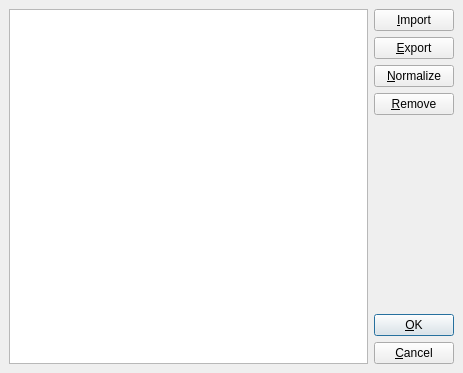
<ui version="4.0" >
 <class>pqColorPresetDialog</class>
 <widget class="QDialog" name="pqColorPresetDialog" >
  <property name="geometry" >
   <rect>
     <x>0</x>
     <y>0</y>
     <width>463</width>
     <height>373</height>
   </rect>
  </property>
  <property name="windowTitle" >
   <string>Preset Color Scales</string>
  </property>
  <layout class="QGridLayout" >
   <property name="margin" >
    <number>9</number>
   </property>
   <property name="spacing" >
    <number>6</number>
   </property>
   <item row="2" column="1" >
    <widget class="QPushButton" name="NormalizeButton" >
     <property name="text" >
      <string>&amp;Normalize</string>
     </property>
    </widget>
   </item>
   <item row="3" column="1" >
    <widget class="QPushButton" name="RemoveButton" >
     <property name="text" >
      <string>&amp;Remove</string>
     </property>
    </widget>
   </item>
   <item row="4" column="1" >
    <spacer>
     <property name="orientation" >
      <enum>Qt::Vertical</enum>
     </property>
     <property name="sizeHint" >
      <size>
       <width>77</width>
       <height>21</height>
      </size>
     </property>
    </spacer>
   </item>
   <item row="0" column="1" >
    <widget class="QPushButton" name="ImportButton" >
     <property name="text" >
      <string>&amp;Import</string>
     </property>
    </widget>
   </item>
   <item row="1" column="1" >
    <widget class="QPushButton" name="ExportButton" >
     <property name="text" >
      <string>&amp;Export</string>
     </property>
    </widget>
   </item>
   <item row="5" column="1" >
    <widget class="QPushButton" name="OkButton" >
     <property name="text" >
      <string>&amp;OK</string>
     </property>
     <property name="default" >
      <bool>true</bool>
     </property>
    </widget>
   </item>
   <item row="6" column="1" >
    <widget class="QPushButton" name="CancelButton" >
     <property name="text" >
      <string>&amp;Cancel</string>
     </property>
    </widget>
   </item>
   <item rowspan="7" row="0" column="0" >
    <widget class="QTreeView" name="Gradients" >
     <property name="editTriggers" >
      <set>QAbstractItemView::EditKeyPressed|QAbstractItemView::NoEditTriggers|QAbstractItemView::SelectedClicked</set>
     </property>
     <property name="selectionBehavior" >
      <enum>QAbstractItemView::SelectItems</enum>
     </property>
     <property name="rootIsDecorated" >
      <bool>false</bool>
     </property>
    </widget>
   </item>
  </layout>
 </widget>
 <tabstops>
  <tabstop>Gradients</tabstop>
  <tabstop>OkButton</tabstop>
  <tabstop>CancelButton</tabstop>
  <tabstop>ImportButton</tabstop>
  <tabstop>ExportButton</tabstop>
  <tabstop>NormalizeButton</tabstop>
  <tabstop>RemoveButton</tabstop>
 </tabstops>
 <resources/>
 <connections/>
</ui>
